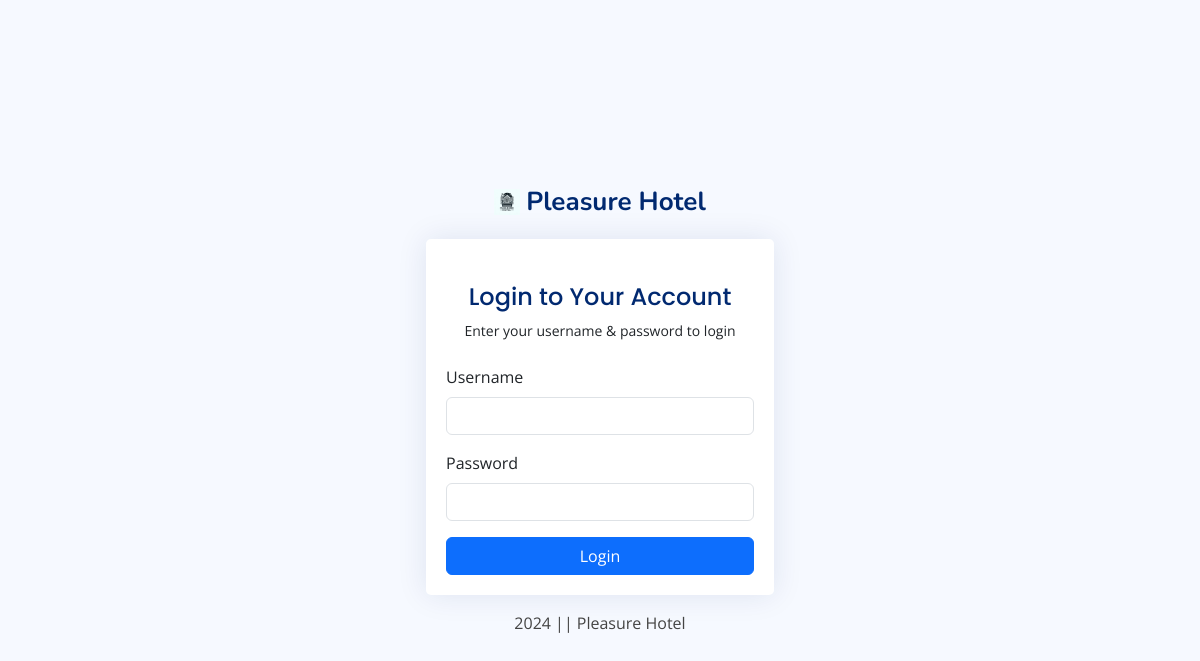
The page /login.php on the database its author committed.
### tables this page shows
CREATE TABLE `pengaturan` (
  `id_pengaturan` int(11) NOT NULL,
  `appname` varchar(50) NOT NULL,
  `logo` varchar(255) NOT NULL,
  `copyright` varchar(255) NOT NULL,
  `description` varchar(255) NOT NULL,
  `keyword` varchar(255) NOT NULL,
  `author` varchar(128) NOT NULL
);

### helper.php (called while the page is built, shortened)
<?php
$base_url = 'http://localhost/hotelmurah/';
$koneksi = mysqli_connect('localhost', 'root', '', 'hotel');
function getWhere($query)
{
    global $koneksi;
    return mysqli_fetch_assoc(mysqli_query($koneksi, $query));
}

### login.php (the view, shortened to what this page needs)
<?php require 'helper.php' ?>
<?php $pengaturan = getWhere("SELECT * FROM pengaturan WHERE id_pengaturan = 1 "); ?>
<!DOCTYPE html>
<html lang="en">
<head>
    <link href="<?= $base_url; ?>assets/plugins/bootstrap/css/bootstrap.min.css" rel="stylesheet">
    <link href="<?= $base_url; ?>assets/plugins/bootstrap-icons/bootstrap-icons.css" rel="stylesheet">
    <link href="<?= $base_url; ?>assets/plugins/boxicons/css/boxicons.min.css" rel="stylesheet">
    <link href="<?= $base_url; ?>assets/plugins/quill/quill.snow.css" rel="stylesheet">
    <link href="<?= $base_url; ?>assets/plugins/quill/quill.bubble.css" rel="stylesheet">
    <link href="<?= $base_url; ?>assets/plugins/remixicon/remixicon.css" rel="stylesheet">
    <link href="<?= $base_url; ?>assets/plugins/simple-datatables/style.css" rel="stylesheet">
    <link href="<?= $base_url; ?>assets/css/style.css" rel="stylesheet">
</head>
<body>
    <main>
        <div class="container">
            <section class="section register min-vh-100 d-flex flex-column align-items-center justify-content-center py-4">
                <div class="container">
                    <div class="row justify-content-center">
                        <div class="col-lg-4 col-md-6 d-flex flex-column align-items-center justify-content-center">
                            <div class="d-flex justify-content-center py-4">
                                <a href="index.html" class="logo d-flex align-items-center w-auto">
                                    <img src="<?= $base_url; ?>assets/img/<?= $pengaturan['logo']; ?>" alt="">
                                    <span class="d-none d-lg-block"><?= $pengaturan['appname']; ?></span>
                                </a>
                            </div>
                            <div class="card mb-3">
                                <div class="card-body">
                                    <div class="pt-4 pb-2">
                                        <h5 class="card-title text-center pb-0 fs-4">Login to Your Account</h5>
                                        <p class="text-center small">Enter your username & password to login</p>
                                    </div>
                                    <form class="row g-3 needs-validation" novalidate action="" method="post">
                                        <div class="col-12">
                                            <label for="yourUsername" class="form-label">Username</label>
                                            <div class="input-group has-validation">
                                                <input type="text" name="username" class="form-control" id="yourUsername" required>
                                            </div>
                                        </div>
                                        <div class="col-12">
                                            <label for="yourPassword" class="form-label">Password</label>
                                            <input type="password" name="password" class="form-control" id="yourPassword" required>
                                        </div>
                                        <div class="col-12">
                                            <button class="btn btn-primary w-100" type="submit" name="submit">Login</button>
                                        </div>
                                    </form>
                                </div>
                            </div>
                            <div class="credits">
                                <?= $pengaturan['copyright']; ?>
                            </div>
                        </div>
                    </div>
                </div>
            </section>
        </div>
    </main>
</body>
</html>

### assets/css/style.css (style rules this page uses)
:root { scroll-behavior: smooth; }
body { font-family: "Open Sans", sans-serif; background: #f6f9ff; color: #444444; }
a { color: #4154f1; text-decoration: none; }
h1, h2, h3, h4, h5, h6 { font-family: "Nunito", sans-serif; }
.card { margin-bottom: 30px; border: none; border-radius: 5px; box-shadow: 0px 0 30px rgba(1, 41, 112, 0.1); }
.card-title { padding: 20px 0 15px 0; font-size: 18px; font-weight: 500; color: #012970; font-family: "Poppins", sans-serif; }
.card-body { padding: 0 20px 20px 20px; }
.logo { line-height: 1; }
@media (min-width: 1200px) { .logo { width: 280px; } }
.logo img { max-height: 26px; margin-right: 6px; }
.logo span { font-size: 26px; font-weight: 700; color: #012970; font-family: "Nunito", sans-serif; }

### rows shown on the page
pengaturan: logo (picture), appname "Pleasure Hotel", copyright "2024 || Pleasure Hotel"
